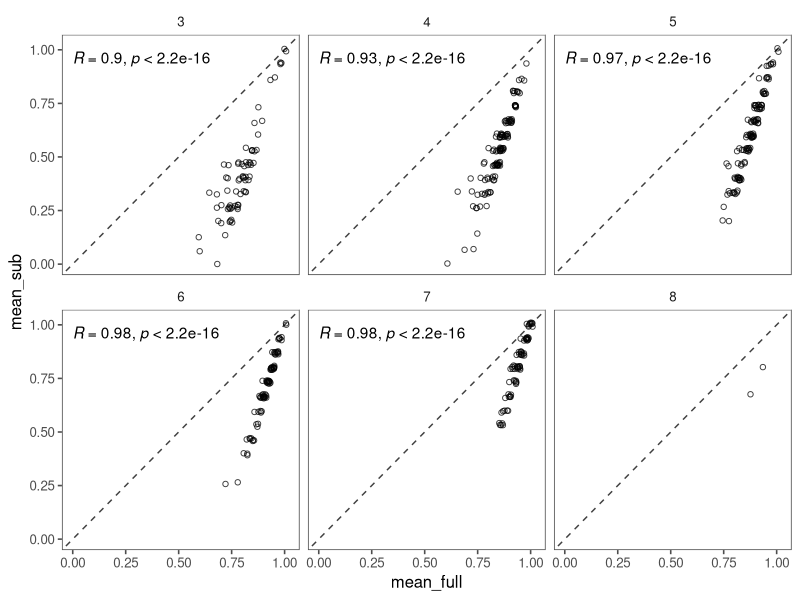

This figure's R source: (Note: this script raises an error after producing the figure.)
## ---- chunk 1
library(tidyverse)
library(ggpubr)
library(ggthemes)
## ---- chunk 2
data <- read_csv("../data/clt_clean_data.csv")

model_params <- read_csv("../data/model_parameters_3PL.csv")
## ---- chunk 3
select <-model_params %>%
  pivot_wider(names_from = nlpar, values_from = Estimate)%>%
  arrange(
    Easiness, 
    #-Discrimination
    )%>%
  slice(1:15)%>%
  pull("item")

full <- data%>%
  group_by(age_group,subjID)%>%
  summarise(mean_full = mean(correct))

sub <- data%>%
  filter(targetWord %in% select)%>%
  group_by(age_group,subjID)%>%
  summarise(mean_sub = mean(correct))

comp <- full%>%left_join(sub)

ggplot(comp, aes(x = mean_full, y = mean_sub))+
  geom_abline(intercept = 0, slope = 1, lty = 2, alpha = .75)+
  geom_jitter(pch = 1, alpha = .75, height = 0.01, width = 0.01)+
  stat_cor()+
  facet_wrap(~age_group)+
  ylim(0,1.02)+
  xlim(0,1.02)+
  theme_few()

## ---- chunk 4
dat <- tibble(
  iter = c(),
  items = c(),
  cor = c(),
)

full <- data%>%
  group_by(subjID)%>%
  summarise(mean_full = mean(correct))

for (i in 1:200) {

  items <-params %>% pull("item")

  sel_items <- sample(items, 15)

  sub <- data%>%
  filter(targetWord %in% sel_items)%>%
  group_by(subjID)%>%
  summarise(mean_sub = mean(correct))

  cor <- cor(full$mean_full,sub$mean_sub)

  df <- tibble(
    iter = i,
    items = sel_items,
    cor = cor
  )
  
  dat <- bind_rows(dat,df)

}

dat%>%
  group_by(items)%>%
  summarise(mean_cor = mean(cor))%>%
  arrange(-mean_cor)
  

full <- data%>%
  group_by(age_group,subjID)%>%
  summarise(mean_full = mean(correct))

select2 <- dat%>%group_by(items)%>%
  summarise(mean_cor = mean(cor))%>%
  arrange(-mean_cor)%>%slice(1:15)%>%pull(items)

sub2 <- data%>%
  filter(targetWord %in% select2)%>%
  group_by(age_group,subjID)%>%
  summarise(mean_sub = mean(correct))

comp2<- full%>%left_join(sub2)

ggplot(comp2, aes(x = mean_full, y = mean_sub))+
  geom_abline(intercept = 0, slope = 1, lty = 2, alpha = .75)+
  geom_jitter(pch = 1, alpha = .75, height = 0.01, width = 0.01)+
  stat_cor()+
  facet_wrap(~age_group)+
  ylim(0,1.02)+
  xlim(0,1.02)+
  theme_few()

